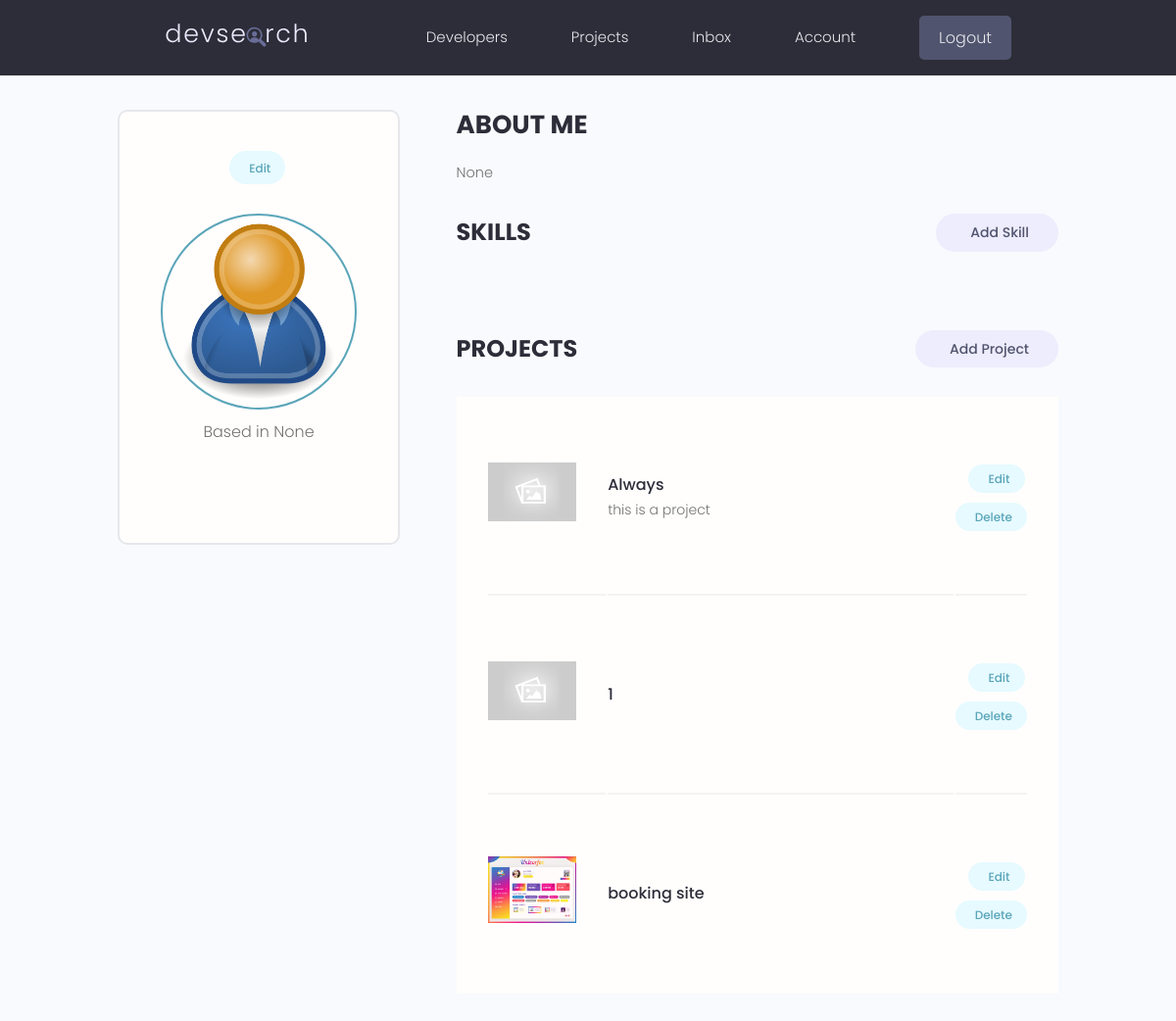
Before: /account/ (signed in) with the older database file.
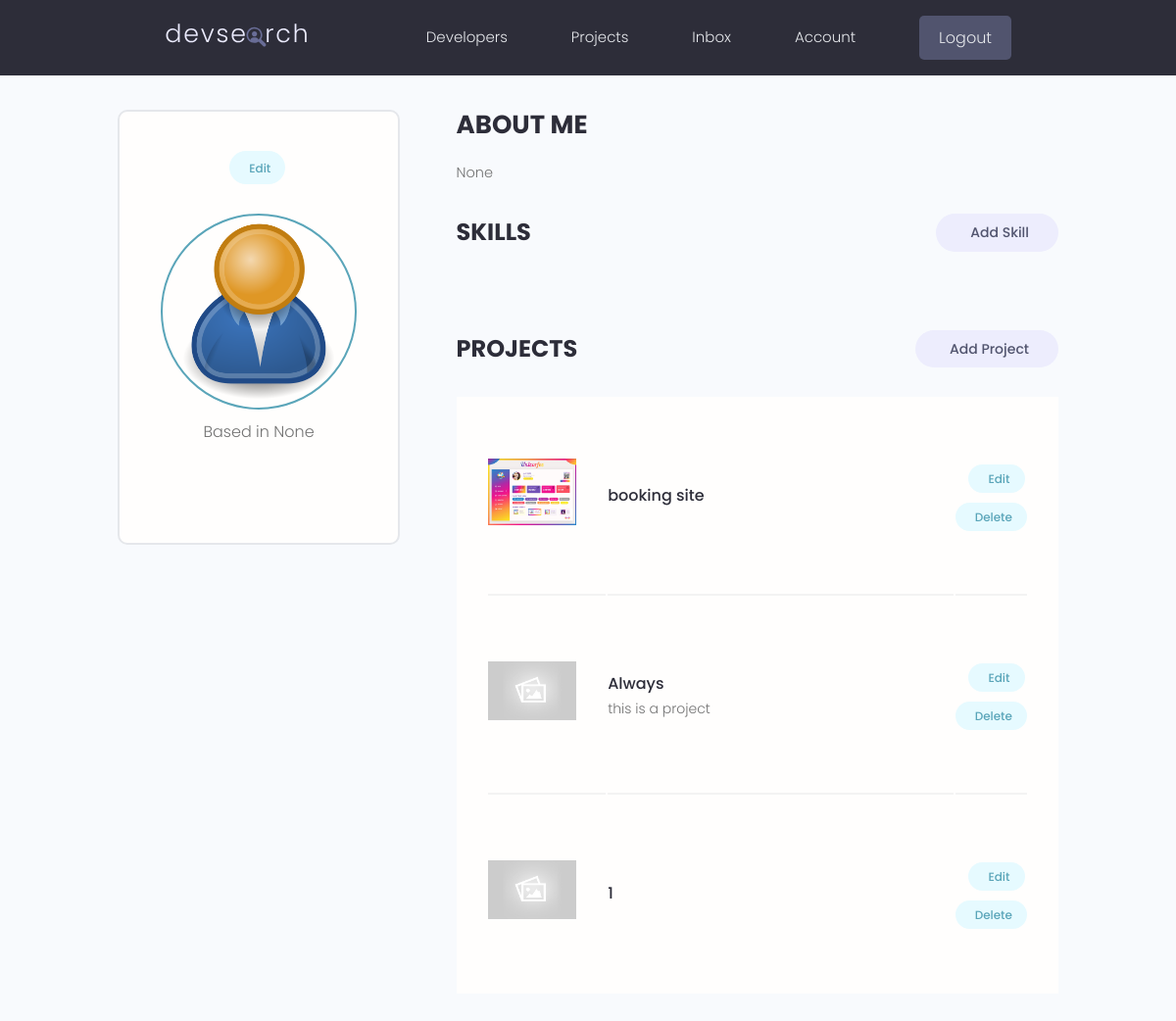
After: the same page with the newer database file.
### projects/models.py (models this page shows, shortened)
class Project(models.Model):
    owner = models.ForeignKey(Profile, null=True, blank=True, on_delete=models.SET_NULL)
    title = models.CharField(max_length=200)
    description = models.TextField(null=True, blank=True)
    featured_image = models.ImageField(null=True, blank=True, default="default.jpg")
    demo_link = models.CharField(max_length=2000, null=True, blank=True)
    source_link = models.CharField(max_length=2000, null=True, blank=True)
    tags = models.ManyToManyField('Tag', blank=True)
    vote_total = models.IntegerField(default=0, null=True, blank=True)
    vote_ratio = models.IntegerField(default=0, null=True, blank=True)
    created = models.DateTimeField(auto_now_add=True)
    id = models.UUIDField(default=uuid.uuid4, unique=True,
                          primary_key=True, editable=False)
    class Meta:
        ordering = ['-vote_ratio', '-vote_total']

### users/views.py (the view)
# urls.py: path('account/', views.userAccount, name='account'),
@login_required(login_url='login')
def userAccount(request):
    profile = request.user.profile
    skills = profile.skill_set.all()
    projects = profile.project_set.all()
    context = {
        'profile': profile,
        'skills': skills,
        'projects' : projects
    }
    return render(request, 'users/account.html', context)

### users/templates/users/account.html (shortened to what this page needs)
{% extends 'main.html' %} {% block content %}
<main class="settingsPage profile my-md">
  <div class="container">
    <div class="layout">
      <div class="column column--1of3">
        <div class="card text-center">
          <div class="card__body dev">
            <a
              class="tag tag--pill tag--main settings__btn"
              href="{% url 'edit-account' %}"
              > Edit</a
            >
            <img
              class="avatar avatar--xl dev__avatar"
              src="{{profile.profile_image.url}}"
            />
            <p class="dev__location">Based in {{profile.location}}</p>
          </div>
        </div>
      </div>
      <div class="column column--2of3">
        <div class="devInfo">
          <h3 class="devInfo__title">About Me</h3>
          <p class="devInfo__about">{{profile.bio}}</p>
        </div>
        <div class="settings">
          <h3 class="settings__title">Skills</h3>
          <a
            class="tag tag--pill tag--sub settings__btn tag--lg"
            href="{% url 'create-skill' %}"
            > Add Skill</a
          >
        </div>
        <div class="settings">
          <h3 class="settings__title">Projects</h3>
          <a
            class="tag tag--pill tag--sub settings__btn tag--lg"
            href="{% url 'create-project' %}"
            > Add Project</a
          >
        </div>
        <table class="settings__table">
          {% for project in projects %}
          <tr>
            <td class="settings__thumbnail">
              <a href="{% url 'project' project.id %}"
                ><img
                  src="{{project.featured_image.url}}"
                  alt="Project Thumbnail"
              /></a>
            </td>
            <td class="settings__tableInfo">
              <a href="{% url 'project' project.id %}">{{project.title}}</a>
              <p>{{project.description|slice:"150"}}</p>
            </td>
            <td class="settings__tableActions">
              <a
                class="tag tag--pill tag--main settings__btn"
                href="{% url 'update-project' project.id %}"
                > Edit</a
              >
              <a
                class="tag tag--pill tag--main settings__btn"
                href="{% url 'delete-project' project.id %}?next=/account"
                > Delete</a
              >
            </td>
          </tr>
          {% endfor %}
        </table>
      </div>
    </div>
  </div>
</main>
{% endblock content %}

Changed rows visible on the page:
changed Project "booking site": moves up the list
